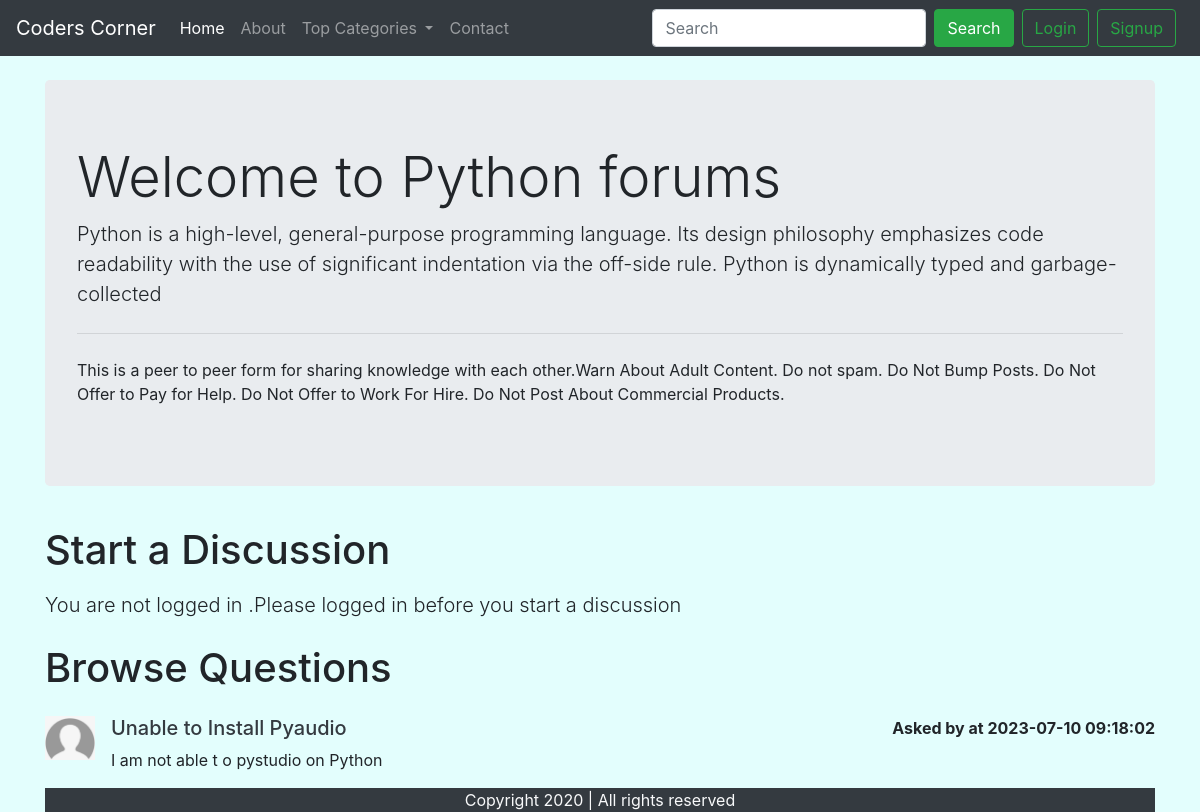
/threadlist.php?catid=1, run on an earlier commit of the app's database.
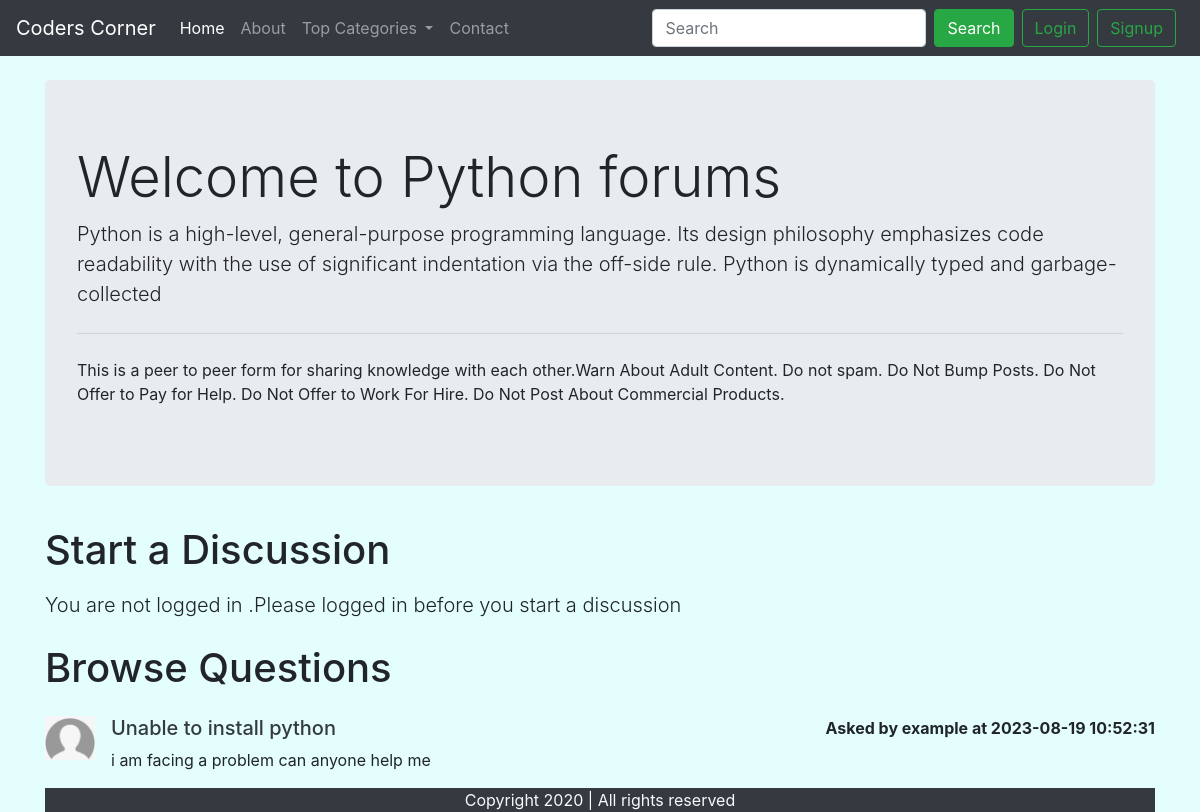
And on a later commit of the database.
### tables this page shows
CREATE TABLE `categories` (
  `categeory_id` int(8) NOT NULL,
  `caetgory_name` varchar(255) NOT NULL,
  `category_description` varchar(255) NOT NULL,
  `created` datetime NOT NULL DEFAULT current_timestamp(),
  `Images_name` varchar(100) NOT NULL
);

CREATE TABLE `threads` (
  `thread_id` int(7) NOT NULL,
  `thread_title` varchar(255) NOT NULL,
  `thread_desc` text NOT NULL,
  `thread_cat_id` int(7) NOT NULL,
  `thread_user_id` int(7) NOT NULL,
  `timestamp` datetime NOT NULL DEFAULT current_timestamp()
);

CREATE TABLE `users` (
  `Serial_NO` int(8) NOT NULL,
  `User_email` varchar(30) NOT NULL,
  `User_Password` varchar(255) NOT NULL,
  `timestamp` datetime NOT NULL DEFAULT current_timestamp()
);

### threadlist.php (the view, shortened to what this page needs)
<!doctype html>
<html lang="en">
<head>
    <link rel="stylesheet" href="https://stackpath.bootstrapcdn.com/bootstrap/4.5.0/css/bootstrap.min.css"
>
</head>
<body>
    <?php include 'partials/dbconnect.php';?>
    <?php include 'partials/header.php';?>
    <?php
    $id=$_GET['catid'];
    $sql="SELECT * FROM `categories` where categeory_id=$id";
    $result=mysqli_query($conn,$sql);
    while($row=mysqli_fetch_assoc($result)){
        $catname=$row['caetgory_name'];
        $catdesc=$row['category_description'];
    }
    ?>
    <div class="container my-4" id="ques">
        <div class="jumbotron">
            <h1 class="display-4">Welcome to <?php echo $catname;?> forums</h1>
            <p class="lead"><?php echo $catdesc;?> </p>
            <hr class="my-4">
            <p>This is a peer to peer form for sharing knowledge with each other.Warn About Adult Content.
                Do not spam.
                Do Not Bump Posts.
                Do Not Offer to Pay for Help.
                Do Not Offer to Work For Hire.
                Do Not Post About Commercial Products.</p>
        </div>
    </div>
    <?php
if(isset($_SESSION['loggedin']) &&  $_SESSION['loggedin']==true)
{
    echo '<div class="container">
    <h1 class="py-2">Start a Discussion</h1>
        <form action="'.$_SERVER["REQUEST_URI"] .  '" method="post">
        <div class="form-group">
        <label for="exampleInputEmail1">Problem title</label>
        <input type="text" class="form-control" id="title" required name="title" aria-describedby="emailHelp">
        <small id="emailHelp" class="form-text text-muted">Keep your title as short and crisp
        </small>
        </div>
        <div class="form-group">
        <label for="exampleFormControlTextarea1">Elaborate your concern</label>
        <textarea class="form-control" id="desc" required name="desc" rows="3"></textarea>
        </div>
        <button type="submit" class="btn btn-success">Submit</button>
        <input type="hidden" name="sno" value="'. $_SESSION["sno"]. '">
        </form>
        </div>';
    }
    else
    {
        echo '<div class="container">
        <h1 class="py-2">Start a Discussion</h1>
        <p class="lead">You are not logged in .Please logged in before you start a discussion </p> </div>';
    }
    ?>
    <div class="container">
        <h1 class="py-2">Browse Questions</h1>
    <?php
    $id=$_GET['catid'];
    $sql="SELECT * FROM `threads` where thread_cat_id=$id";
    $result=mysqli_query($conn,$sql);
    while($row=mysqli_fetch_assoc($result)){
        $title=$row['thread_title'];
        $desc=$row['thread_desc'];
        $id=$row['thread_id'];
        $thread_time=$row['timestamp'];
        $thread_user_id=$row['thread_user_id'];
        $sql2="SELECT User_email from `users` where Serial_NO=$thread_user_id";
        $result2=mysqli_query($conn,$sql2);
        $row2=mysqli_fetch_assoc($result2);
       echo '<div class="media my-3">
            <img src="Images/default.png" class="mr-3" width="50px" alt="...">
            <div class="media-body">'.
                '<h5 class="mt-0"><a class="text-dark" href="threadss.php?threadid='. $id .'">'. $title .'<a/></h5>
                '. $desc .'
            </div>'.'<p class="font-weight-bold my-0">Asked by  '. $row2['User_email'].' at '.$thread_time. '</p>'.
        '</div>';
    }
    ?>
        <?php include 'partials/footer.php';?>
</body>
</html>

### partials/header.php (shortened to what this page needs)
<?php
echo '<nav class="navbar navbar-expand-lg navbar-dark bg-dark ">
  <a class="navbar-brand" href="/forum">Coders'.' Corner</a>
  <button class="navbar-toggler" type="button" data-toggle="collapse" data-target="#navbarSupportedContent" aria-controls="navbarSupportedContent" aria-expanded="false" aria-label="Toggle navigation">
    <span class="navbar-toggler-icon"></span>
  </button>
  <div class="collapse navbar-collapse" id="navbarSupportedContent">
    <ul class="navbar-nav mr-auto">
      <li class="nav-item active">
        <a class="nav-link" href="/forum">Home <span class="sr-only">(current)</span></a>
      </li>
      <li class="nav-item">
        <a class="nav-link" href="about.php">About</a>
      </li>
      <li class="nav-item dropdown">
        <a class="nav-link dropdown-toggle" href="#" id="navbarDropdown" role="button" data-toggle="dropdown" aria-haspopup="true" aria-expanded="false">
          Top Categories
        </a>
        <div class="dropdown-menu" aria-labelledby="navbarDropdown">';
       echo '</div>
      </li>
      <li class="nav-item">
        <a class="nav-link" href="contact.php" >Contact</a>
      </li>
    </ul>
    <div class="row mx-2">';
    if(isset($_SESSION['loggedin']) &&  $_SESSION['loggedin']==true)
  {
    echo ' <form class="form-inline my-2 my-lg-0" method="get" action="search.php">
    <input class="form-control mr-sm-2" type="search" name="search" required  placeholder="Search" aria-label="Search">
    <button class="btn btn-success my-2 my-sm-0 data-toggle="modal"" type="submit">Search</button>
  <p class="text-light my-0 mx-2">Welcome '.$_SESSION['useremail']. '</p>
  <a href="partials/logout.php" class="btn btn-outline-success ml-2" >Logout</a>
  </form>';
  }
  else
  {
   echo ' <form class="form-inline my-2 my-lg-0 method="get" action="search.php"">
    <input class="form-control mr-sm-2" type="search" required placeholder="Search" aria-label="Search">
    <button class="btn btn-success my-2 my-sm-0" type="submit">Search</button>
    </form>
    <button class="btn btn-outline-success ml-2"data-toggle="modal" data-target="#loginModal">Login</button>
    <button class="btn btn-outline-success ml-2"data-toggle="modal" data-target="#signupModal">Signup</button>';
  }
    echo'</div>
  </div>
</nav>';
?>

### partials/footer.php
<div class="container-fluid bg-dark text-light">
    <p class="text-center mb-0">Copyright 2020 | All rights reserved</p>
</div>

### threadlist.php (style rules this page uses)
body { background-color: #e3fefd; }

What changed in the data, as far as the page shows it:
removed threads: thread_title "Unable to Install Pyaudio", thread_desc "I am not able t o pystudio on Python", timestamp "2023-07-10 09:18:02"
added threads: thread_title "Unable to install python", thread_desc "i am facing a problem can anyone help me", users.User_email "example", timestamp "2023-08-19 10:52:31"
